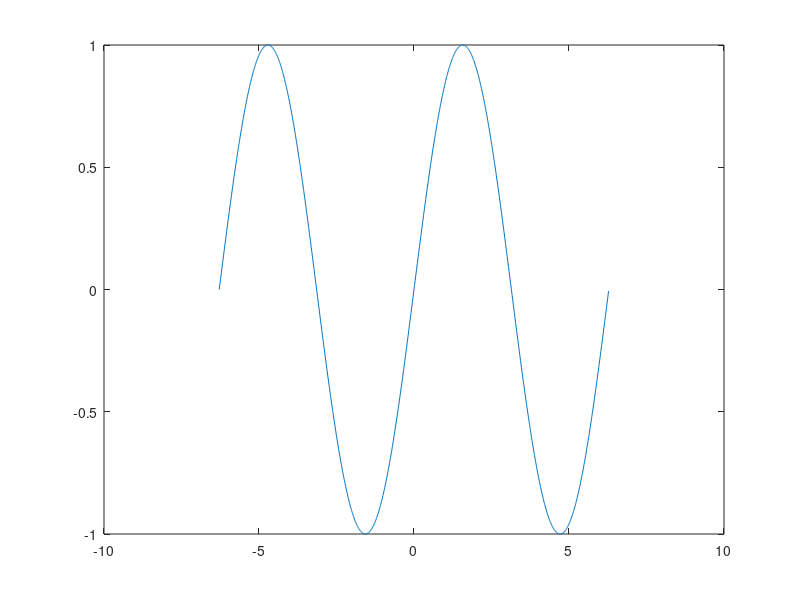

The MATLAB script that drew this image: (Note: this script raises an error after producing the figure.)
% Example on how to plot the maxima and minima points on a curve
% Uses findpeaks() method
n = -2*pi:0.01:2*pi;
y = sin((n));
plot(n,y);

%plot maxima
[Maxima,MaxIdx] = findpeaks(y);
hold on;
plot(n(MaxIdx),Maxima,'r*');

%plot minima
[Minima,MinIdx] = findpeaks(-y);
plot(n(MinIdx),-Minima,'g*');
hold off;